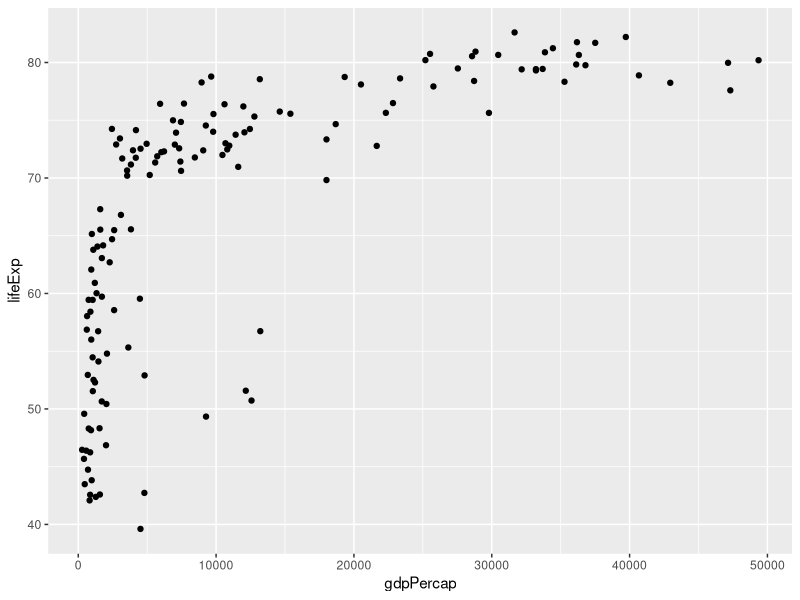
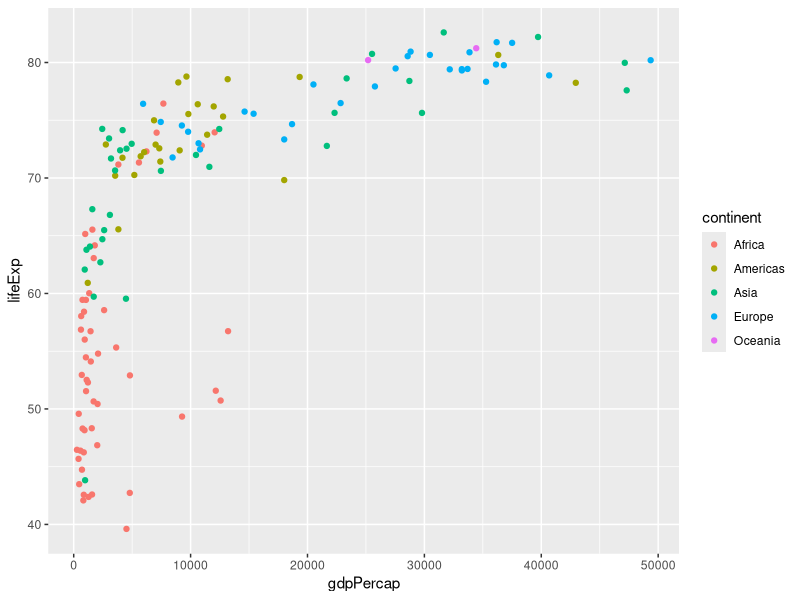
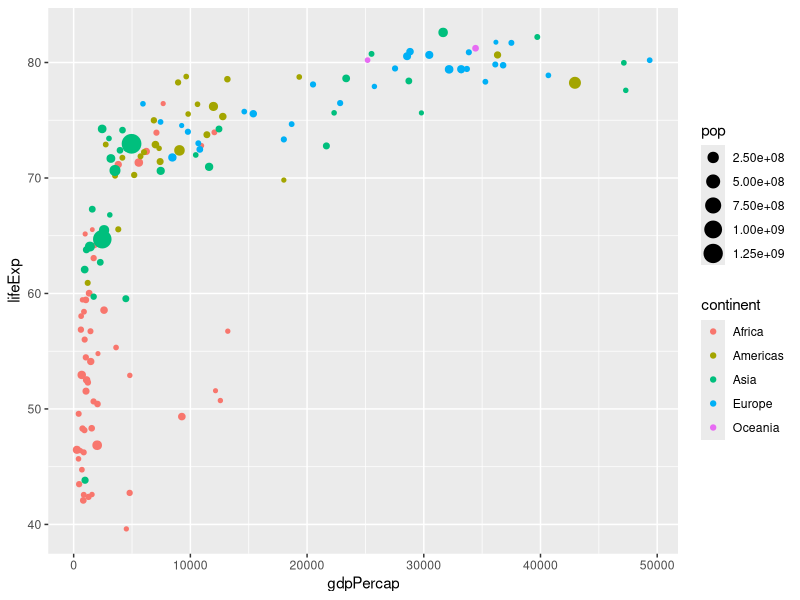

Source code (R) for these figures, in order: (Note: this script raises an error after producing the figures.)
# 利用RScripts演示数据分析
# 数据科学与社会研究:技术基础 2018年
# 李丁(liding@ruc.edu.cn)
# 中国人民大学社会与人口学院

# 加载后面的分析中需要用到的包
library(dplyr)
library(readr)
library(ggplot2)
library(gganimate)

#读入数据
setwd("/Users/liding/E/Bdata/liding17/2018R/l03workflow/")
gapminder <- read.csv("gapminder.csv")

#初步了解数据
names(gapminder)
head(gapminder)
View(gapminder)
dim(gapminder)
table(gapminder$year)

#选择2007年数据进行分析
gap07 <- gapminder %>%
  filter(year == 2007)

# 散点图呈现GDP和预期寿命的关系
qplot(x = gdpPercap, y = lifeExp, data = gap07)

# 分大陆的关系
qplot(x = gdpPercap, y = lifeExp, color = continent, data = gap07)

# 将人口规模信息也放进去
qplot(x = gdpPercap, y = lifeExp, color = continent, size = pop,data = gap07)

# 制作动态图形的方法
getwd()
gapminder_plot <- ggplot(gapminder) +
  aes(x = gdpPercap, y = lifeExp, colour = continent, size = pop,
      frame = year) +
  geom_point(alpha = 0.4) +
  scale_x_log10()
# gapminder_plot
gganimate(gapminder_plot, convert='gm convert', filename = "gapminder-gganimate.gif")
